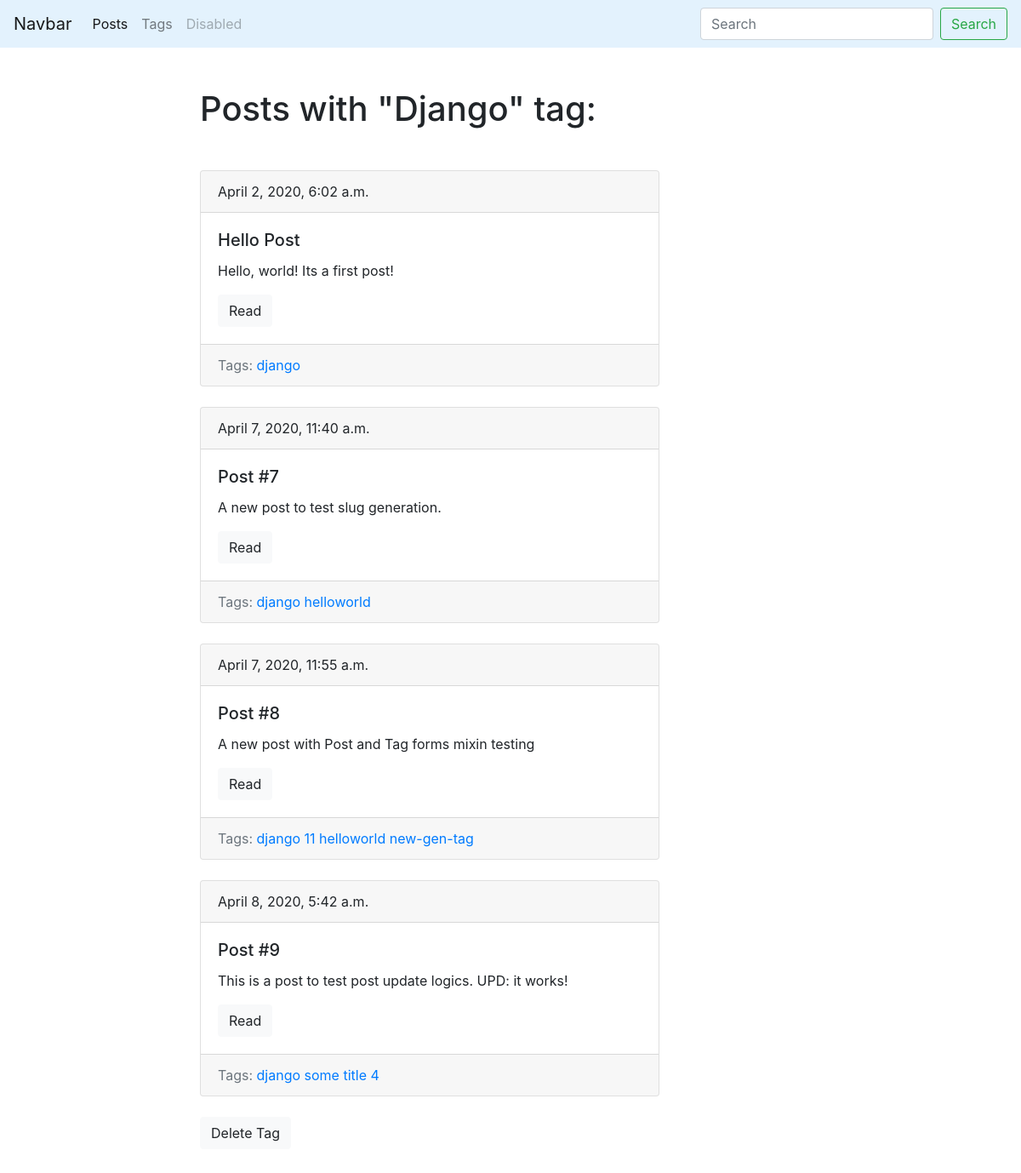
Before: /blog/tag/django/ with the older database file.
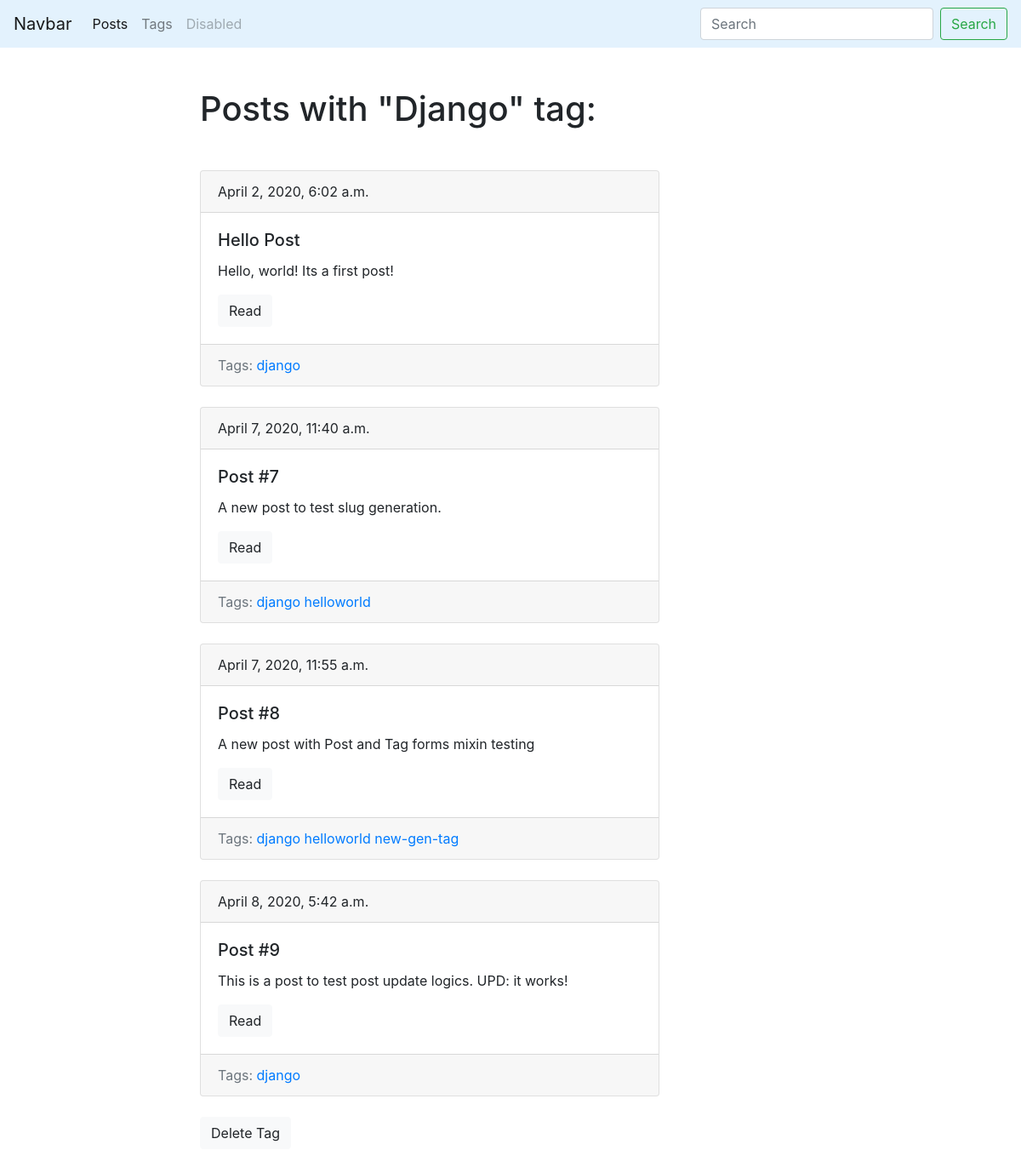
After: the same page with the newer database file.
### blog/models.py (models this page shows, shortened)
class Post(models.Model):
    title = models.CharField(max_length=150, db_index=True)
    slug = models.SlugField(max_length=150, blank=True, unique=True)
    body = models.TextField(blank=True, db_index=True)
    date_pub = models.DateTimeField(auto_now_add=True)
    tags = models.ManyToManyField('Tag', blank=True, related_name='posts')
    def get_absolute_url(self):
        return reverse('post_details_url', kwargs={'slug': self.slug})

class Tag(models.Model):
    title = models.CharField(max_length=50)
    slug = models.SlugField(max_length=50, unique=True)
    def get_absolute_url(self):
        return reverse('tag_details_url', kwargs={'slug': self.slug})
    def get_delete_url(self):
        return reverse('tag_delete_url', kwargs={'slug': self.slug})

### blog/views.py (the view)
# urls.py: path('tag/<str:slug>/', TagDetails.as_view(), name='tag_details_url'),
class TagDetails(ObjectDetailsMixin, View):
    model = Tag
    template = 'blog/tag_details.html'

### blog/utils.py (called while the page is built)
    def get(self, request, slug):
        obj = get_object_or_404(self.model, slug__iexact=slug)
        return render(request, self.template, context={
            self.model.__name__.lower(): obj,
            'admin_object': obj,
            'detail': True})

### blog/templates/blog/tag_details.html (shortened to what this page needs)
{% extends 'blog/blog_base.html' %}
{% block content %}
    <h1 class="mb-5">Posts with "{{ tag.title|title }}" tag:</h1>
    {% for post in tag.posts.all %}
        {% include 'blog/includes/post_card_template.html' %}
    {% endfor %}
    <a href="{{ tag.get_delete_url }}" class="btn btn-light mb-5">Delete Tag</a>
{% endblock %}

### blog/templates/blog/includes/post_card_template.html
<div class="card mb-4">
    <div class="card-header">
        {{ post.date_pub }}
    </div>
    <div class="card-body">
        <h5 class="card-title">{{ post.title }}</h5>
        <p class="card-text">{{ post.body|truncatewords:15 }}</p>
        <a href="{{ post.get_absolute_url }}" class="btn btn-light">Read</a>
    </div>
    <div class="card-footer text-muted">
        Tags:
        {% for tag in post.tags.all %}
            <a href="{{ tag.get_absolute_url }}">{{ tag.title }}</a>
        {% endfor %}
    </div>
</div>

Changed rows visible on the page:
removed Tag: title "11", shown under Post "Post #8"
removed Tag: title "some title 4", shown under Post "Post #9"
